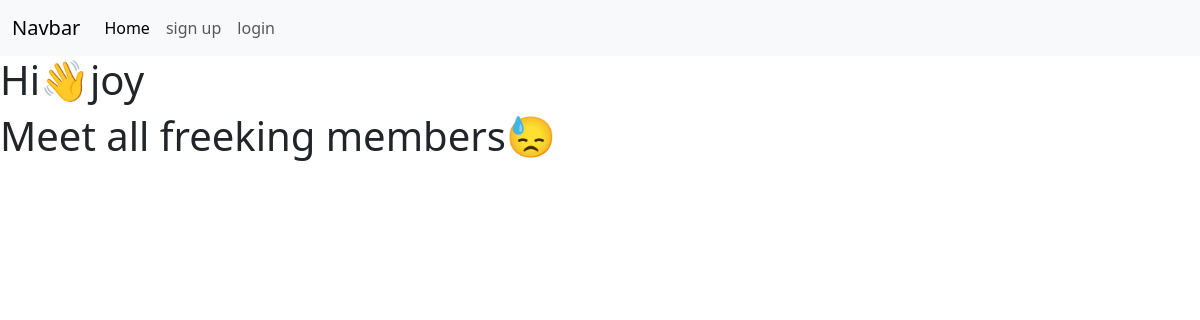
Page /members/ (signed in) on the earlier database version.
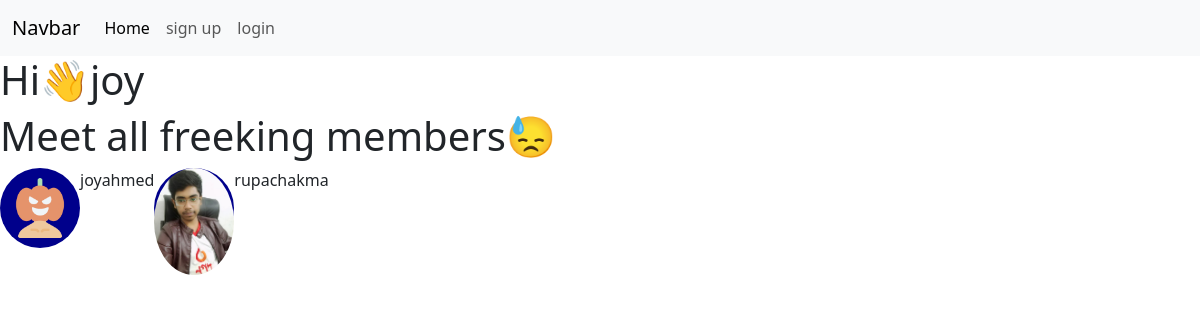
Same page on the later database version.
### users/models.py (models this page shows)
class UserInfo(models.Model):
    user = models.OneToOneField(User, on_delete=models.CASCADE)
    bio = models.CharField(max_length=255, blank=True, null=True)
    profile_pic = models.ImageField(upload_to='profile_pic', blank=True, null=True, default='default_avatar.png')
    facebook_profile = models.URLField(blank=True, null=True)

### users/views.py (the view)
# urls.py: path('members/', member_page, name="members"),
@login_required
def member_page(request):
    users = UserInfo.objects.all()
    return render(request, 'members.html', {'users': users})

### users/templates/members.html
{% extends "base.html" %}
{% block main %}
    <h1>Hi👋{{request.user}}</h1>
    <h1>Meet all freeking members😓</h1>
    <div class="d-flex ">
        {% for user in users %}
            <div style="width: 80px; height: 80px; background-color: darkblue; border-radius: 100px;">
                <img style="width: 100%; border-radius: 100%;" src="{{user.profile_pic.url}}" alt="">
            </div>
            <span>{{user.user}}</span>
        {% endfor %}
    </div>
{% endblock main %}

### templates/base.html (shortened to what this page needs)
<!doctype html>
<html lang="en">
  <head>
    <link href="https://cdn.jsdelivr.net/npm/bootstrap@5.3.2/dist/css/bootstrap.min.css" rel="stylesheet">
  </head>
  <body>
    <nav class="navbar navbar-expand-lg bg-body-tertiary bg-dark ">
        <div class="container-fluid">
          <a class="navbar-brand" href="#">Navbar</a>
          <div class="collapse navbar-collapse" id="navbarNav">
            <ul class="navbar-nav">
              <li class="nav-item">
                <a class="nav-link active" aria-current="page" href="#">Home</a>
              </li>
              <li class="nav-item">
                <a class="nav-link" href="{% url "register" %}">sign up</a>
              </li>
              <li class="nav-item">
                <a class="nav-link" href="{% url "login" %}">login</a>
              </li>
            </ul>
          </div>
        </div>
      </nav>
    {% block main %}{% endblock main %}
  </body>
</html>

Differences in the rows shown:
added UserInfo: profile_pic (placeholder picture), user "joyahmed"
added UserInfo: profile_pic (picture), user "rupachakma"
